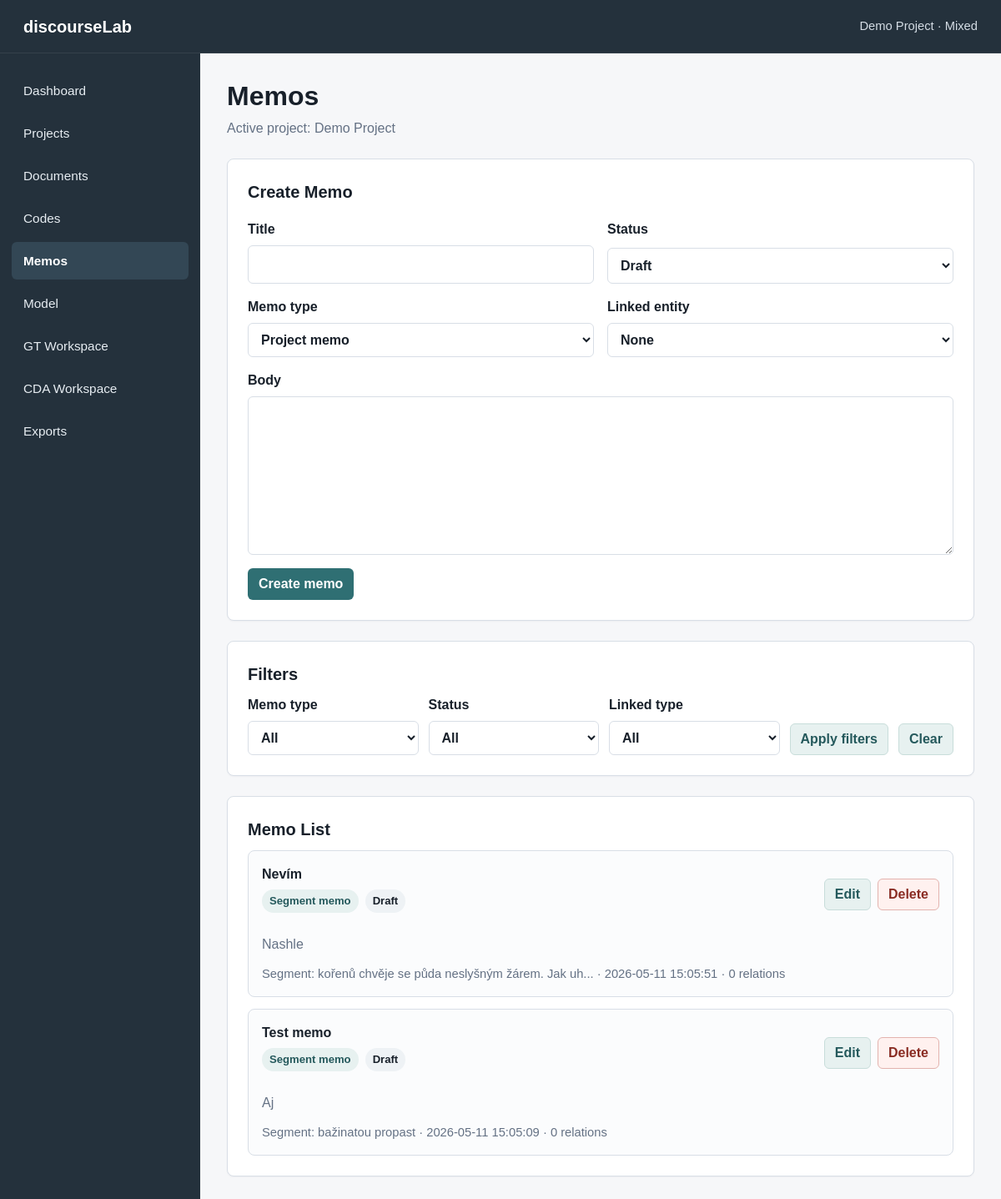
Page /memos on the committed database.
### tables this page shows
CREATE TABLE projects (
    id INTEGER PRIMARY KEY AUTOINCREMENT,
    name TEXT NOT NULL,
    description TEXT,
    created_at TEXT NOT NULL DEFAULT CURRENT_TIMESTAMP,
    updated_at TEXT NOT NULL DEFAULT CURRENT_TIMESTAMP
, methodology_mode TEXT NOT NULL DEFAULT 'mixed', status TEXT NOT NULL DEFAULT 'active', last_opened_at TEXT, research_goal TEXT, principal_investigator TEXT);

CREATE TABLE memos (
    id INTEGER PRIMARY KEY AUTOINCREMENT,
    project_id INTEGER NOT NULL,
    title TEXT NOT NULL,
    body TEXT,
    memo_type TEXT NOT NULL DEFAULT 'analytic',
    linked_entity_type TEXT,
    linked_entity_id INTEGER,
    status TEXT NOT NULL DEFAULT 'draft',
    created_at TEXT NOT NULL DEFAULT CURRENT_TIMESTAMP,
    updated_at TEXT NOT NULL DEFAULT CURRENT_TIMESTAMP,
    FOREIGN KEY (project_id) REFERENCES projects (id) ON DELETE CASCADE
);

### app.py (the view)
    @app.route("/memos")
    def memos():
        active_project = get_active_project()
        filters = {
            "memo_type": request.args.get("memo_type", "").strip(),
            "status": request.args.get("status", "").strip(),
            "linked_entity_type": request.args.get("linked_entity_type", "").strip(),
            "linked_entity_id": request.args.get("linked_entity_id", "").strip(),
        }
        memo_rows = get_memos_for_project(active_project["id"], filters)
        return render_template(
            "memos.html",
            title="Memos",
            active_page="memos",
            active_project=active_project,
            memos=memo_rows,
            filters=filters,
            memo_type_labels=MEMO_TYPES,
            memo_status_labels=MEMO_STATUSES,
            documents=get_documents_for_memo_links(active_project["id"]),
            segments=get_segments_for_memo_links(active_project["id"]),
            codes=get_open_codes_for_project(active_project["id"]),
        )

### app.py (called while the page is built)
def get_db() -> sqlite3.Connection:
    if "db" not in g:
        g.db = sqlite3.connect(DATABASE)
        g.db.row_factory = sqlite3.Row
        g.db.execute("PRAGMA foreign_keys = ON")
    return g.db

def query_one(sql: str, params: tuple = ()) -> sqlite3.Row | None:
    return get_db().execute(sql, params).fetchone()

def query_all(sql: str, params: tuple = ()) -> list[sqlite3.Row]:
    return get_db().execute(sql, params).fetchall()

def get_project(project_id: int) -> sqlite3.Row | None:
    return query_one(
        """
        SELECT id, name, description, methodology_mode, status, last_opened_at,
               research_goal, principal_investigator, created_at, updated_at
        FROM projects
        WHERE id = ? AND status != 'deleted'
        """,
        (project_id,),
    )

def project_supports_gt(project: sqlite3.Row | dict) -> bool:
    return project["methodology_mode"] in {"gt", "mixed"}

def project_supports_cda(project: sqlite3.Row | dict) -> bool:
    return project["methodology_mode"] in {"cda", "mixed"}

def get_segment_for_project(segment_id: int, project_id: int) -> sqlite3.Row | None:
    return query_one(
        """
        SELECT
            segments.id,
            segments.document_id,
            COALESCE(segments.name, '') AS name,
            segments.selected_text,
            documents.title AS document_title
        FROM segments
        JOIN documents ON documents.id = segments.document_id
        WHERE segments.id = ? AND documents.project_id = ?
        """,
        (segment_id, project_id),
    )

def get_relation_count_for_entity(project_id: int, entity_type: str, entity_id: int) -> int:
    return query_one(
        """
        SELECT COUNT(*) AS count
        FROM relations
        WHERE project_id = ?
          AND ((source_type = ? AND source_id = ?) OR (target_type = ? AND target_id = ?))
        """,
        (project_id, entity_type, entity_id, entity_type, entity_id),
    )["count"]

def get_open_codes_for_project(project_id: int) -> list[sqlite3.Row]:
    return get_codes_for_project(project_id, "open")

def get_documents_for_memo_links(project_id: int) -> list[sqlite3.Row]:
    return query_all(
        """
        SELECT id, title
        FROM documents
        WHERE project_id = ?
        ORDER BY title COLLATE NOCASE
        """,
        (project_id,),
    )

### templates/memos.html (shortened to what this page needs)
{% extends "base.html" %}
{% block content %}
<section class="page-header">
    <h1>Memos</h1>
    <p>Active project: {{ active_project.name }}</p>
</section>
<section class="info-panel import-panel">
    <h2>Create Memo</h2>
    <form class="document-form" action="{{ url_for('create_memo') }}" method="post">
        <div class="form-grid">
            <label>
                <span>Title</span>
                <input type="text" name="title" required>
            </label>
            <label>
                <span>Status</span>
                <select name="status">
                    {% for value, label in memo_status_labels.items() %}
                        <option value="{{ value }}">{{ label }}</option>
                    {% endfor %}
                </select>
            </label>
        </div>
        <div class="form-grid">
            <label>
                <span>Memo type</span>
                <select name="memo_type" required>
                    {% for value, label in memo_type_labels.items() %}
                        <option value="{{ value }}" {{ "selected" if filters.memo_type == value else "" }}>{{ label }}</option>
                    {% endfor %}
                </select>
            </label>
            <label>
                <span>Linked entity</span>
                <select name="linked_target">
                    <option value="">None</option>
                </select>
            </label>
        </div>
        <label>
            <span>Body</span>
            <textarea name="body" rows="7" required></textarea>
        </label>
        <button type="submit" class="button-primary">Create memo</button>
    </form>
</section>
<section class="info-panel import-panel">
    <h2>Filters</h2>
    <form class="filter-form" action="{{ url_for('memos') }}" method="get">
        <label>
            <span>Memo type</span>
            <select name="memo_type">
                <option value="">All</option>
            </select>
        </label>
        <label>
            <span>Status</span>
            <select name="status">
                <option value="">All</option>
            </select>
        </label>
        <label>
            <span>Linked type</span>
            <select name="linked_entity_type">
                <option value="">All</option>
            </select>
        </label>
        <button type="submit" class="button-secondary">Apply filters</button>
        <a class="button-secondary" href="{{ url_for('memos') }}">Clear</a>
    </form>
</section>
<section class="info-panel">
    <h2>Memo List</h2>
    {% if memos %}
        <div class="memo-list">
            {% for memo in memos %}
                <article class="memo-card">
                    <div class="segment-card-header">
                        <div>
                            <h3>{{ memo.title }}</h3>
                            <div class="code-badge-row">
                                <span class="memo-type-badge">{{ memo_type_labels[memo.memo_type] }}</span>
                                <span class="status-badge">{{ memo_status_labels[memo.status] }}</span>
                            </div>
                        </div>
                        <div class="actions-cell">
                            <a class="button-secondary" href="{{ url_for('edit_memo', memo_id=memo.id) }}">Edit</a>
                            <form action="{{ url_for('delete_memo', memo_id=memo.id) }}" method="post">
                                <button type="submit" class="button-danger">Delete</button>
                            </form>
                        </div>
                    </div>
                    <p>{{ memo.body }}</p>
                    <p class="muted-text">{{ memo.linked_entity_label }} · {{ memo.created_at }} · {{ memo.relation_count }} relations</p>
                </article>
            {% endfor %}
        </div>
    {% else %}
        <p>No memos found.</p>
    {% endif %}
</section>
{% endblock %}

### templates/base.html (shortened to what this page needs)
<!doctype html>
<html lang="en">
<head>
    <link rel="stylesheet" href="{{ url_for('static', filename='style.css') }}">
</head>
<body>
    <div class="app-shell">
        <header class="topbar">
            <div class="app-name">discourseLab</div>
            <div class="app-context">
                {{ active_project.name if active_project else "No active project" }}
                {% if active_project %}· {{ methodology_mode_labels[active_project.methodology_mode] }}{% endif %}
            </div>
        </header>
        <aside class="sidebar" aria-label="Main navigation">
            <nav class="sidebar-nav">
                <a href="{{ url_for('dashboard') }}" class="{{ 'active' if active_page == 'dashboard' else '' }}">Dashboard</a>
                <a href="{{ url_for('projects') }}" class="{{ 'active' if active_page == 'projects' else '' }}">Projects</a>
                <a href="{{ url_for('documents') }}" class="{{ 'active' if active_page == 'documents' else '' }}">Documents</a>
                <a href="{{ url_for('codes') }}" class="{{ 'active' if active_page == 'codes' else '' }}">Codes</a>
                <a href="{{ url_for('memos') }}" class="{{ 'active' if active_page == 'memos' else '' }}">Memos</a>
                <a href="{{ url_for('model_builder') }}" class="{{ 'active' if active_page == 'model' else '' }}">Model</a>
                {% if supports_gt %}
                    <a href="{{ url_for('gt_workspace') }}" class="{{ 'active' if active_page == 'gt' else '' }}">GT Workspace</a>
                {% else %}
                    <span class="nav-disabled">GT Workspace</span>
                {% endif %}
                {% if supports_cda %}
                    <a href="{{ url_for('cda_workspace') }}" class="{{ 'active' if active_page == 'cda' else '' }}">CDA Workspace</a>
                {% else %}
                    <span class="nav-disabled">CDA Workspace</span>
                {% endif %}
                <a href="{{ url_for('exports') }}" class="{{ 'active' if active_page == 'exports' else '' }}">Exports</a>
            </nav>
        </aside>
        <main class="content">
            {% block content %}{% endblock %}
        </main>
    </div>
</body>
</html>

### static/style.css (style rules this page uses)
:root { --bg: #f6f7f9; --surface: #ffffff; --surface-muted: #eef2f5; --border: #d8dee6; --text: #18202a; --muted: #647184; --accent: #2f6f73; --accent-dark: #25595c; --accent-soft: #e7f1f0; --sidebar: #24313c; --sidebar-active: #334755; }
* { box-sizing: border-box; }
body { margin: 0; min-height: 100vh; background: var(--bg); color: var(--text); font-family: Arial, Helvetica, sans-serif; line-height: 1.5; }
a { color: inherit; }
.app-shell { display: grid; min-height: 100vh; grid-template-columns: 240px 1fr; grid-template-rows: 64px 1fr; }
.topbar { grid-column: 1 / -1; display: flex; align-items: center; justify-content: space-between; gap: 24px; padding: 0 28px; color: #ffffff; background: var(--sidebar); border-bottom: 1px solid rgba(255, 255, 255, 0.08); }
.app-name { font-size: 1.25rem; font-weight: 700; }
.app-context { color: #d5dde5; font-size: 0.92rem; text-align: right; }
.sidebar { background: var(--sidebar); color: #e7edf2; padding: 22px 14px; }
.sidebar-nav { display: flex; flex-direction: column; gap: 6px; }
.sidebar-nav a { display: block; padding: 11px 14px; border-radius: 6px; text-decoration: none; font-size: 0.96rem; }
.sidebar-nav a.active { background: var(--sidebar-active); color: #ffffff; font-weight: 700; }
.content { padding: 32px; max-width: 1240px; width: 100%; }
.page-header { margin-bottom: 24px; }
.page-header h1 { margin: 0 0 8px; font-size: 2rem; line-height: 1.2; }
.page-header p { margin: 0; max-width: 760px; color: var(--muted); }
.metric-card, .info-panel { background: var(--surface); border: 1px solid var(--border); border-radius: 8px; box-shadow: 0 1px 2px rgba(24, 32, 42, 0.04); }
.info-panel { padding: 24px; }
.info-panel h2 { margin: 0 0 10px; font-size: 1.25rem; }
.info-panel p { max-width: 780px; margin: 0 0 12px; color: var(--muted); }
.info-panel p:last-child { margin-bottom: 0; }
.import-panel { margin-bottom: 24px; }
.document-form { display: grid; gap: 16px; margin-top: 18px; }
.form-grid { display: grid; grid-template-columns: repeat(2, minmax(0, 1fr)); gap: 16px; }
label { display: grid; gap: 7px; color: var(--text); font-weight: 700; }
input, select, textarea { width: 100%; border: 1px solid var(--border); border-radius: 6px; padding: 10px 11px; color: var(--text); background: #ffffff; font: inherit; }
textarea { resize: vertical; }
button, .button-primary, .button-secondary, .button-danger { display: inline-flex; align-items: center; justify-content: center; min-height: 38px; width: fit-content; border: 1px solid transparent; border-radius: 6px; padding: 8px 12px; font: inherit; font-weight: 700; line-height: 1; text-decoration: none; cursor: pointer; }
.button-primary { color: #ffffff; background: var(--accent); }
.button-secondary { color: var(--accent-dark); background: var(--accent-soft); border-color: #c8ddda; }
.button-danger { color: #8a2d24; background: #fff1ef; border-color: #e3b3ae; }
.actions-cell { display: flex; flex-wrap: wrap; gap: 8px; }
.actions-cell form { margin: 0; }
.segment-card-header { display: flex; align-items: center; justify-content: space-between; gap: 14px; margin-bottom: 12px; }
.code-badge-row { display: flex; flex-wrap: wrap; gap: 8px; margin-bottom: 14px; }
.filter-form { display: grid; grid-template-columns: repeat(3, minmax(0, 1fr)) auto auto; align-items: end; gap: 12px; }
.memo-list { display: grid; gap: 14px; }
.memo-card { padding: 16px; border: 1px solid var(--border); border-radius: 8px; background: #fbfcfd; }
.memo-card h3 { margin: 0 0 6px; font-size: 1rem; }
.memo-type-badge, .status-badge { display: inline-flex; align-items: center; min-height: 26px; border-radius: 999px; padding: 4px 9px; background: var(--surface-muted); color: var(--text); font-size: 0.82rem; font-weight: 700; }
.memo-type-badge { background: var(--accent-soft); color: var(--accent-dark); }
.muted-text { color: var(--muted); font-size: 0.92rem; }

### rows in the picture
projects: name "Demo Project", methodology_mode "Mixed"
memos: title "Nevím", memo_type "Segment memo", status "Draft", body "Nashle", linked_entity_label "Segment: kořenů chvěje se půda neslyšným žárem. Jak uh...", created_at "2026-05-11 15:05:51", relation_count "0"
memos: title "Test memo", memo_type "Segment memo", status "Draft", body "Aj", linked_entity_label "Segment: bažinatou propast", created_at "2026-05-11 15:05:09", relation_count "0"

### other values in the picture
form field status "Draft"
form field memo_type "Project memo"
